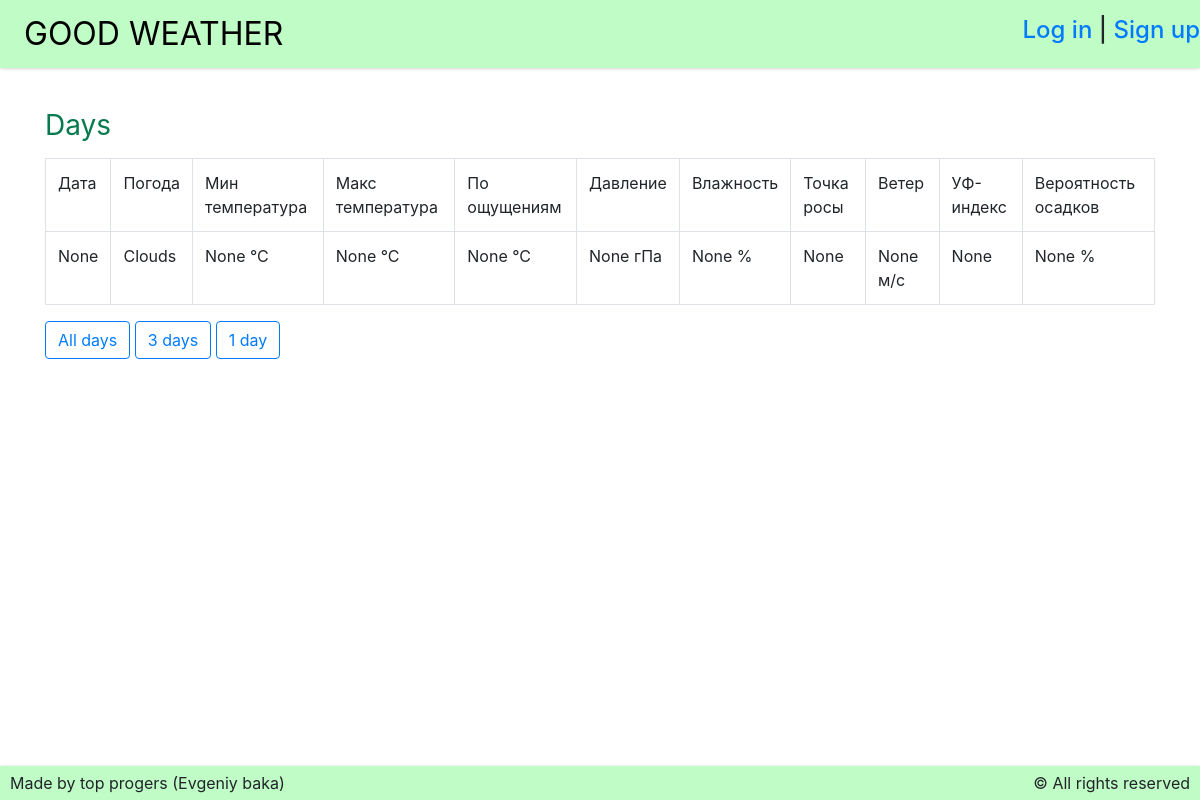
The app's page /home/1/ with its own data.
### pcpo/goodweather/models.py (models this page shows, shortened)
class GoodDay(models.Model):
	date = models.CharField(max_length=40, verbose_name='date', null=True, blank=True)
	weather = models.CharField(max_length=20, verbose_name='weather', null=True, blank=True)
	date_millisecs = models.FloatField(verbose_name='date_millisecs', null=True, blank=True)
	temp_min = models.FloatField(verbose_name='temp_min', null=True, blank=True)
	temp_max = models.FloatField(verbose_name='temp_max', null=True, blank=True)
	feels_like_day = models.FloatField(verbose_name='feels_like_day', null=True, blank=True)
	pressure = models.IntegerField(verbose_name='pressure', null=True, blank=True)
	humidity = models.IntegerField(verbose_name='humidity', null=True, blank=True)
	dew_point = models.FloatField(verbose_name='dew_point', null=True, blank=True)
	wind_speed = models.FloatField(verbose_name='wind_speed', null=True, blank=True)
	uvi = models.FloatField(verbose_name='uvi', null=True, blank=True)
	pop = models.IntegerField(verbose_name='pop', null=True, blank=True)
	class Meta:
		verbose_name_plural = 'GoodDays'
		verbose_name = 'GoodDay'
		ordering = ['-date']

### pcpo/goodweather/views.py (the view)
# urls.py: path('home/<int:day>/', Day7ListView.as_view(), name='home'),
class Day7ListView(ListView):
    model = GoodDay
    template_name = 'goodweather/7_day.html'
    def get_queryset(self):
        queryset = super().get_queryset().filter(date_millisecs__gte=datetime.datetime.now().timestamp()).order_by('date_millisecs')
        return queryset[:self.kwargs['day']]

### pcpo/goodweather/templates/goodweather/7_day.html (shortened to what this page needs)
{% extends 'layout/basic.html' %}
{% block content %}
  <table class="table table-bordered border-info">
    <caption>Days</caption>
    <tr>
      <td>Дата</td>
      <td>Погода</td>
      <td>Мин температура</td>
      <td>Макс температура</td>
      <td>По ощущениям</td>
      <td>Давление</td>
      <td>Влажность</td>
      <td>Точка росы</td>
      <td>Ветер</td>
      <td>УФ-индекс</td>
      <td>Вероятность осадков</td>
    </tr>
    {% for day in object_list %}
      <tr>
        <td>{{ day.date }}</td>
        <td>{{ day.weather }}</td>
        <td>{{ day.temp_min }} °C</td>
        <td>{{ day.temp_max }} °C</td>
        <td>{{ day.feels_like_day }} °C</td>
        <td>{{ day.pressure }} гПа</td>
        <td>{{ day.humidity }} %</td>
        <td>{{ day.dew_point }}</td>
        <td>{{ day.wind_speed }} м/с</td>
        <td>{{ day.uvi }}</td>
        <td>{{ day.pop }} %</td>
      </tr>
    {% empty %}
      <td colspan="11" class="text-center">No days :( </td>
    {% endfor %}
  </table>
  <a class="btn btn-outline-primary change-days" href="{% url 'home' day=7 %}">All days</a>
  <a class="btn btn-outline-primary change-days" href="{% url 'home' day=3 %}">3 days</a>
  <a class="btn btn-outline-primary change-days" href="{% url 'home' day=1 %}">1 day</a>
{% endblock %}

### pcpo/goodweather/static/style.css (style rules this page uses)
a, a:hover, a:active, a:visited, a:focus { text-decoration:none !important; }
html, body { height: 100%; }
caption { caption-side: top; font-size: 28px; color: #057a4f; }

### records on screen
GoodDay: date "None", weather "Clouds", temp_min "None", temp_max "None", feels_like_day "None", pressure "None", humidity "None", dew_point "None", wind_speed "None", uvi "None", pop "None"
